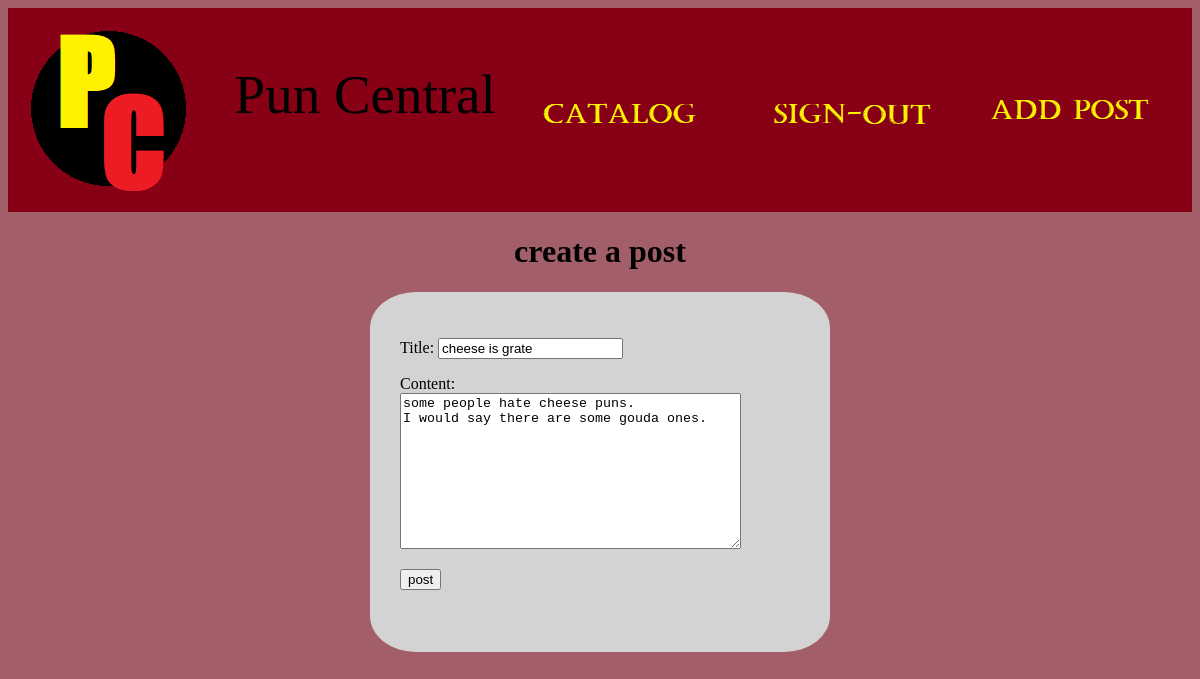
Page /post/2/update/ (signed in) on the committed database.
### blog/models.py (models this page shows, shortened)
class Post(models.Model):
    title = models.CharField(max_length = 100)
    content = models.TextField()
    date_posted = models.DateTimeField(default = timezone.now)
    author = models.ForeignKey(User, on_delete = models.CASCADE)

### blog/views.py (the view, shortened to what this page needs)
# urls.py: path('post/<int:pk>/update/', PostUpdateView.as_view(), name = 'post-update'),
class PostUpdateView(LoginRequiredMixin, UserPassesTestMixin, UpdateView):
    model = Post
    fields = ['title', 'content']
    login_url = 'login'
    def test_func(self):
        post = self.get_object()
        if self.request.user == post.author:
            return True
        else:
            return False

### blog/templates/blog/post_form.html (shortened to what this page needs)
{% extends "blog/base.html" %}
{% block content %}
  <h1 style="text-align: center;">create a post</h1>
<div class = "signbox">
    <form method = "POST" style="background-color: lightgray;width:400px; height: 300px; margin: auto; border-radius: 10%; padding: 30px;">
    {{ form.as_p }}
    <button type= "submit">post</button>
    </form>
</div>
{% endblock content %}

### blog/static/blog/main.css (style rules this page uses)
body { background-color: rgb(163, 95, 105); }

### rows in the picture
Post: title "cheese is grate", content "some people hate cheese puns. I would say there are some gouda ones."
